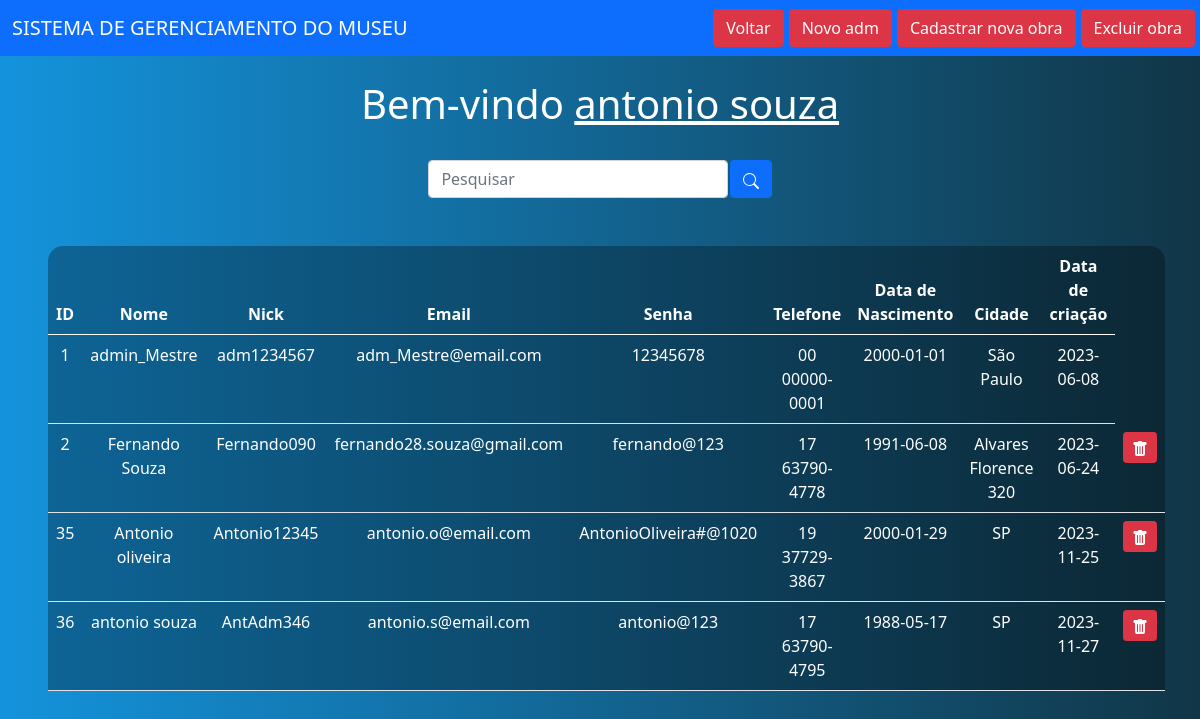
The page /Pag_Sistema/sistema.php (signed in) on the database its author committed.
### tables this page shows
CREATE TABLE `usuarios` (
  `ID` int(11) NOT NULL,
  `NOME` varchar(50) NOT NULL,
  `NICK` varchar(50) NOT NULL,
  `EMAIL` varchar(50) NOT NULL,
  `SENHA` varchar(30) NOT NULL,
  `TELEFONE` varchar(20) NOT NULL,
  `DATA_NASCIMENTO` date NOT NULL,
  `CIDADE` varchar(50) NOT NULL,
  `FOTO` varchar(220) NOT NULL,
  `DATA_CRIACAO` date NOT NULL DEFAULT current_timestamp(),
  `TIPO_USUARIO` int(50) NOT NULL
);

### Pag_Sistema/sistema.php (the view, shortened to what this page needs)
<?php
	include "../conexao.php";
?>
<!DOCTYPE html>
<html lang="pt-br">
<head>
    <link href="https://cdn.jsdelivr.net/npm/bootstrap@5.0.2/dist/css/bootstrap.min.css" rel="stylesheet">
</head>
<body>
    <nav class="navbar navbar-expand-lg navbar-dark bg-primary">
        <div class="container-fluid">
            <a class="navbar-brand" href="#">SISTEMA DE GERENCIAMENTO DO MUSEU </a>
        </div>
        <div class="d-flex">
            <a href="../Pag_Usuario/usuario.php" style="width: max-content !important; margin-right: 5px !important;" class="btn btn-danger me-5">Voltar</a>
            <a href="cadastrarAdm.php" style="width: max-content !important; margin-right: 5px !important;" class="btn btn-danger me-5">Novo adm</a>
            <a href="addObra.php" style="width: max-content !important; margin-right: 5px !important;" class="btn btn-danger me-5">Cadastrar nova obra</a>
            <a href="obras.php" style="width: max-content !important; margin-right: 5px !important;" class="btn btn-danger me-5">Excluir obra</a>
        </div>
    </nav>
    <br>
    <?php
        echo "<h1>Bem-vindo <u>" . $_SESSION["nome_usuario"] . "</u></h1>";
    ?>
    <br>
    <div class="box-search">
        <input type="search" class="form-control w-25" placeholder="Pesquisar" id="pesquisar">
        <button onclick="searchData()" class="btn btn-primary">
        </button>
    </div>
    <div class="m-5">
        <table class="table text-white table-bg">
            <thead>
                <tr>
                    <th scope="col">ID</th>
                    <th scope="col">Nome</th>
                    <th scope="col">Nick</th>
                    <th scope="col">Email</th>
                    <th scope="col">Senha</th>
                    <th scope="col">Telefone</th>
                    <th scope="col">Data de Nascimento</th>
                    <th scope="col">Cidade</th>
                    <th scope="col">Data de criação</th>
                </tr>
            </thead>
            <tbody>
                <?php
                    if(isset($_GET["search"])){
                        $result = mysqli_query($conn, "SELECT * FROM usuarios WHERE `NOME` LIKE '%{$_GET['search']}%'");
                    }else{
                        $result = mysqli_query($conn, "SELECT * FROM usuarios ORDER BY ID ASC");
                    }
                    while($user_data = mysqli_fetch_assoc($result)) {
                        echo "<tr>";
                        echo "<td>".$user_data['ID']."</td>";
                        echo "<td>".$user_data['NOME']."</td>";
                        echo "<td>".$user_data['NICK']."</td>";
                        echo "<td>".$user_data['EMAIL']."</td>";
                        echo "<td>".$user_data['SENHA']."</td>";
                        echo "<td>".$user_data['TELEFONE']."</td>";
                        echo "<td>".$user_data['DATA_NASCIMENTO']."</td>";
                        echo "<td>".$user_data['CIDADE']."</td>";
                        echo "<td>".$user_data['DATA_CRIACAO']."</td>";
                        if($user_data['TIPO_USUARIO'] != 0){
                            echo "<td>
                                <a class='btn btn-sm btn-danger' href='exclusao.php?id={$user_data['ID']}&imagem_usuario={$user_data['FOTO']}&tipo_usuario={$user_data['TIPO_USUARIO']}' title='Deletar'>
                                    <svg xmlns='http://www.w3.org/2000/svg' width='16' height='16' fill='currentColor' class='bi bi-trash-fill' viewBox='0 0 16 16'>
                                        <path d='M2.5 1a1 1 0 0 0-1 1v1a1 1 0 0 0 1 1H3v9a2 2 0 0 0 2 2h6a2 2 0 0 0 2-2V4h.5a1 1 0 0 0 1-1V2a1 1 0 0 0-1-1H10a1 1 0 0 0-1-1H7a1 1 0 0 0-1 1H2.5zm3 4a.5.5 0 0 1 .5.5v7a.5.5 0 0 1-1 0v-7a.5.5 0 0 1 .5-.5zM8 5a.5.5 0 0 1 .5.5v7a.5.5 0 0 1-1 0v-7A.5.5 0 0 1 8 5zm3 .5v7a.5.5 0 0 1-1 0v-7a.5.5 0 0 1 1 0z'/>
                                    </svg>
                                </a>
                            </td>";
                            echo "</tr>";
                        }
                    }
                    ?>
            </tbody>
        </table>
    </div>
</body>
</html>

### Pag_Sistema/sistema.php (style rules this page uses)
body { background: linear-gradient(to right, rgb(20, 147, 220), rgb(17, 54, 71)); color: white; text-align: center; }
.table-bg { background: rgba(0, 0, 0, 0.3); border-radius: 15px 15px 0 0; }
.box-search { display: flex; justify-content: center; gap: .1%; }

### rows shown on the page
usuarios: ID "1", NOME "admin_Mestre", NICK "adm1234567", EMAIL "adm_Mestre@email.com", SENHA "12345678", TELEFONE "00 00000-0001", DATA_NASCIMENTO "2000-01-01", CIDADE "São Paulo", DATA_CRIACAO "2023-06-08"
usuarios: ID "2", NOME "Fernando Souza", NICK "Fernando090", EMAIL "fernando28.souza@gmail.com", SENHA "fernando@123", TELEFONE "17 63790-4778", DATA_NASCIMENTO "1991-06-08", CIDADE "Alvares Florence 320", DATA_CRIACAO "2023-06-24"
usuarios: ID "35", NOME "Antonio oliveira", NICK "Antonio12345", EMAIL "antonio.o@email.com", SENHA "AntonioOliveira#@1020", TELEFONE "19 37729-3867", DATA_NASCIMENTO "2000-01-29", CIDADE "SP", DATA_CRIACAO "2023-11-25"
usuarios: ID "36", NOME "antonio souza", NICK "AntAdm346", EMAIL "antonio.s@email.com", SENHA "antonio@123", TELEFONE "17 63790-4795", DATA_NASCIMENTO "1988-05-17", CIDADE "SP", DATA_CRIACAO "2023-11-27"

### other values the page prints
$_SESSION["nome_usuario"] "antonio souza"
